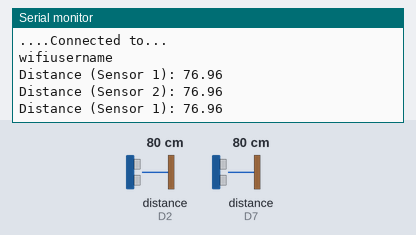
The sketch below on a simulated ESP8266 (NodeMCU). Parts: the last lines printed to the serial monitor. The inputs (shaded band) are chosen by the test bench; at power-on: distance to the obstacle (sensors on D2, D7) 80 cm. The echo pulse lasts 58.3 µs per cm; WiFi joins after 1.5 s; servers stay silent unless stated.

Above: at 10.4 s.
10.5 s: distance to the obstacle (sensor on D2) set to 2 cm
At 15.6 s:
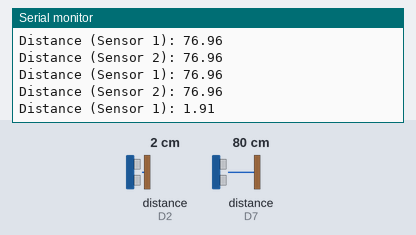
17.5 s: distance to the obstacle (sensor on D7) set to 2 cm
At 20.5 s:
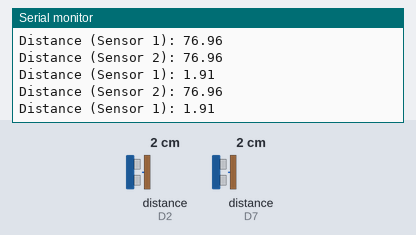
24.5 s: distance to the obstacle (sensor on D2) set to 4 cm
At 28.8 s:
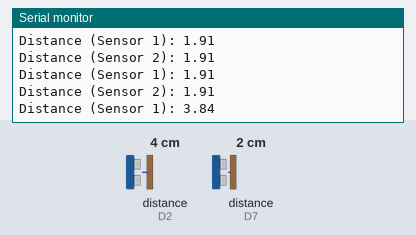
31.5 s: distance to the obstacle (sensor on D7) set to 4 cm
At 33.6 s:
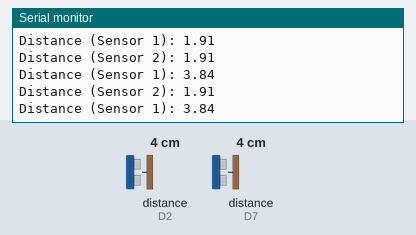
Timing chart, 0 to 35.1 s (numbered marks = the images above; inputs shaded):
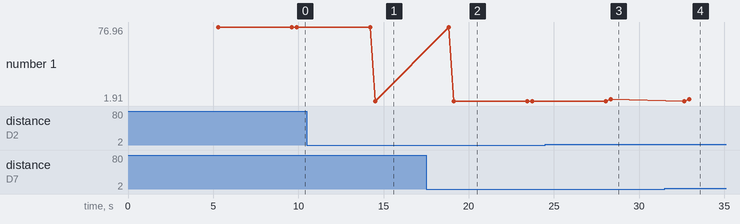

Measured:
- after the input at 10.5 s, the serial monitor: prints a new line after 4.0 s (image 1)
- after the input at 24.5 s, the serial monitor: prints a new line after 3.8 s (image 3)
- plotted number 1: 76.96 → 1.91 after the input at 10.5 s, 1.91 → 3.84 after the input at 24.5 s

The sketch:

Distance_to_Cloud.ino
```cpp
#include<ThingSpeak.h>
#include<ESP8266WiFi.h>

//Declare the I/O pins for Input & Output
int trig1 = D1;
int echo1 = D2;
int trig2 = D6;
int echo2 = D7;

//Wifi connection code
char *ssid = "wifiusername";
char *pass = "wifi password";

unsigned long channelID= 1363593 ;

const char *writeAPI = "writeapi key from channel";
const char *readAPI = "readapi key from channel";

WiFiClient client;

void setup() {
  Serial.begin(9600);
  WiFi.mode(WIFI_STA);
  ThingSpeak.begin(client);
  pinMode(trig1, OUTPUT);
  pinMode(echo1, INPUT);
  pinMode(trig2, OUTPUT);
  pinMode(echo2, INPUT);
}

void loop() {
  getConnection();
  generatetrig1();
  long duration1 = pulseIn(echo1, HIGH);
  float dist1 = (duration1 * 0.033)/2;
  ThingSpeak.writeField(channelID, 1, dist1, writeAPI);
  //  Print the distance to serial monitor
  Serial.print("\nDistance (Sensor 1): ");
  Serial.print(dist1);

//  Second sensor
  generatetrig2();
  long duration2 = pulseIn(echo2, HIGH);
  float dist2 = (duration2 * 0.033)/2;
  ThingSpeak.writeField(channelID, 2, dist2, writeAPI);
  delay(4000);
  //  Print the distance to serial monitor
  Serial.print("\nDistance (Sensor 2): ");
  Serial.print(dist2);
}

void generatetrig1(){
//  First sensor
  digitalWrite(trig1,LOW);
  delayMicroseconds(2);
  digitalWrite(trig1,HIGH);
  delayMicroseconds(10);
  digitalWrite(trig1,LOW);
}

void generatetrig2(){
//  Second Sensor
  digitalWrite(trig2,LOW);
  delayMicroseconds(2);
  digitalWrite(trig2,HIGH);
  delayMicroseconds(10);
  digitalWrite(trig2,LOW);
}

void getConnection(){
  if (WiFi.status()!= WL_CONNECTED){
    Serial.print("Attempting to connect to SSID: ");
    Serial.println(ssid);
    while(WiFi.status()!= WL_CONNECTED){
      WiFi.begin(ssid, pass);
      Serial.println(ssid);
      Serial.print("....");
      delay(5000);
    }
    Serial.println("Connected to...");
    Serial.print(ssid);
  }
}
```
